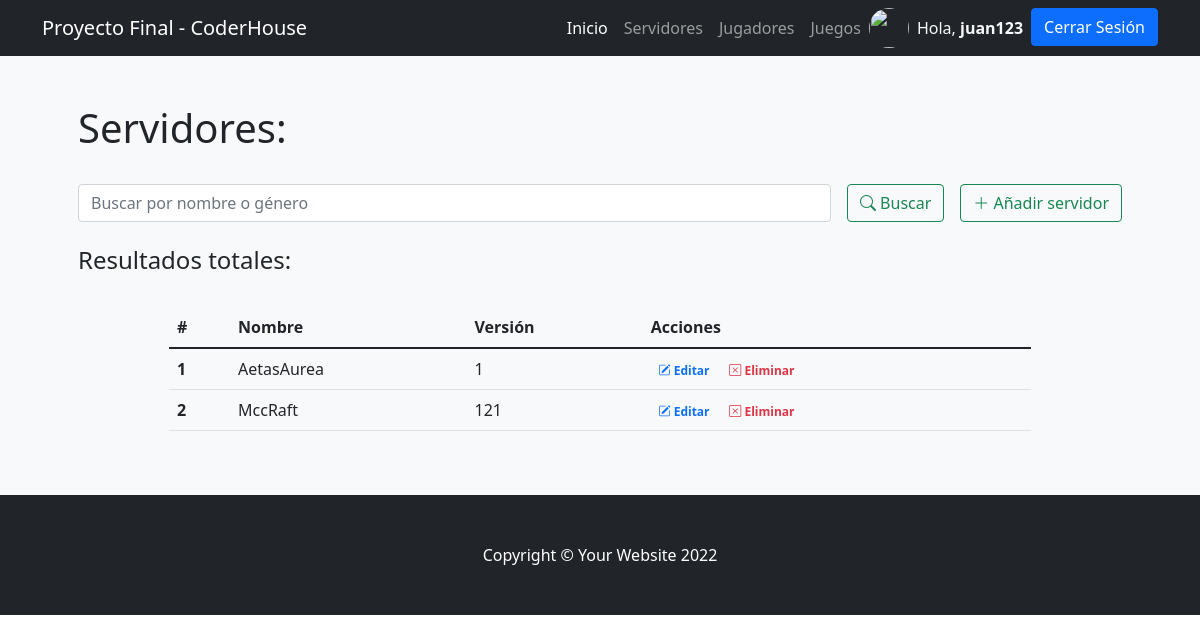
The app's page /app/servidores/ (signed in) with its own data.
### ProyectoFinalApp/models.py (models this page shows)
class Servidor(models.Model):
    nombre = models.CharField(max_length = 20) #texto
    version = models.IntegerField() #numerico
    class Meta:
        verbose_name_plural = "Servidores"

### ProyectoFinalApp/views.py (the view)
# urls.py: path('servidores/', servidores, name= "servidores"),
def servidores(request):
    servidores = Servidor.objects.all()
    return render(request,"ProyectoFinalApp/servidores.html",{"servidores":servidores})

### ProyectoFinalApp/templates/ProyectoFinalApp/servidores.html (shortened to what this page needs)
{% extends 'ProyectoFinalApp/base.html' %}
{% load static %}
{% block contenidoPagina %}
<section class="bg-light py-5">
    <div class="container px-5">
        <h1>Servidores:</h1>
        <br>
        <div class="row gx-5 justify-content-center">
            <div class="col-lg-12">
                <form class="d-flex my-2 my-lg-0" action="" method="post">
                    <input class="flex-grow-0 form-control mr-sm-2" type="search" name="search" placeholder="Buscar por nombre o género" aria-label="Search">
                    <button class="btn btn-outline-success text-nowrap ms-3 my-2 my-sm-0" type="submit"> <i class="bi bi-search"></i> Buscar</button>
                    <a class="btn btn-outline-success text-nowrap ms-3 my-2 my-sm-0" href="{% url 'crearServidor' %}"> <i class="bi bi-plus-lg"></i> Añadir servidor</a>
                </form>
            </div>
        </div>
        <br>
        <h4>Resultados
            {% if search %}
                para "{{busqueda}}":
            {% else %}
                totales:
            {% endif %}
        </h4>
        <br>
        <div class="row gx-5 justify-content-center">
            <div class="col-lg-10 table-responsive">
                <table class="table table-theme">
                    <thead>
                        <tr>
                            <th scope="col">#</th>
                            <th scope="col">Nombre</th>
                            <th scope="col">Versión</th>
                            <th scope="col">Acciones</th>
                        </tr>
                    </thead>
                    <tbody>
                        {% for servidor in servidores %}
                            <tr>
                                <th scope="row">{{forloop.counter}}</th>
                                <td>{{servidor.nombre}}</td>
                                <td>{{servidor.version}}</td>
                                <td>
                                    <a href="{% url 'editarServidor' servidor.id %}" class="text-primary badge badge-primary text-decoration-none"> <i class="bi bi-pencil-square"></i> Editar</a>
                                    <a href="{% url 'servidorDelete' servidor.id %}" class="text-danger badge badge-danger text-decoration-none"> <i class="bi bi-x-square"></i> Eliminar</a>
                                </td>
                            </tr>
                        {% endfor %}
                    </tbody>
                </table>
            </div>
        </div>
    </div>
</section>
{% endblock %}

### ProyectoFinalApp/templates/ProyectoFinalApp/base.html (shortened to what this page needs)
{% load static %}
<!DOCTYPE html>
<html lang="en">
    <head>
        <link rel="stylesheet" href="https://cdn.jsdelivr.net/npm/bootstrap-icons@1.8.3/font/bootstrap-icons.css">
        <link href="{% static 'css/styles.css' %}" rel="stylesheet" />
    </head>
    <body>
        <nav class="navbar navbar-expand-lg navbar-dark bg-dark">
            <div class="container">
                <a class="navbar-brand" href="{% url 'inicio' %}">Proyecto Final - CoderHouse</a>
                <div class="collapse navbar-collapse" id="navbarSupportedContent">
                    <ul class="navbar-nav ms-auto mb-2 mb-lg-0">
                        <li class="nav-item"><a class="nav-link active" aria-current="page" href="{% url 'inicio' %}">Inicio</a></li>
                        <li class="nav-item"><a class="nav-link" href="{% url 'servidores' %}">Servidores</a></li>
                        <li class="nav-item"><a class="nav-link" href="{% url 'jugadores' %}">Jugadores</a></li>
                        <li class="nav-item"><a class="nav-link" href="{% url 'juegos' %}">Juegos</a></li>
                        {% if user.is_authenticated %}
                            <img src="{{url}}" class="rounded-circle" width="40" height="40" alt="">
                            <li class="nav-item"><p class="text-light my-2 mx-2"></i> Hola, <b>{{user.username}}</b></p></li>
                            <li class="nav-item"><a class="btn btn-primary" href="{% url 'logout' %}">Cerrar Sesión</a></li>
                        {% else %}
                            <li class="nav-item"><a class="btn btn-primary mx-2" href="{% url 'login' %}">Iniciar Sesión</a></li>
                            <li class="nav-item"><a class="btn btn-outline-primary" href="{% url 'register' %}">Registrarse</a></li>
                        {% endif %}
                    </ul>
                </div>
            </div>
        </nav>
        {% block contenidoPagina %}
        {% endblock %}
        <footer class="py-5 bg-dark">
            <div class="container"><p class="m-0 text-center text-white">Copyright &copy; Your Website 2022</p></div>
        </footer>
    </body>
</html>

### records on screen
Servidor: nombre "AetasAurea", version "1"
Servidor: nombre "MccRaft", version "121"

### other values on screen
{{ user.username }} "juan123"
